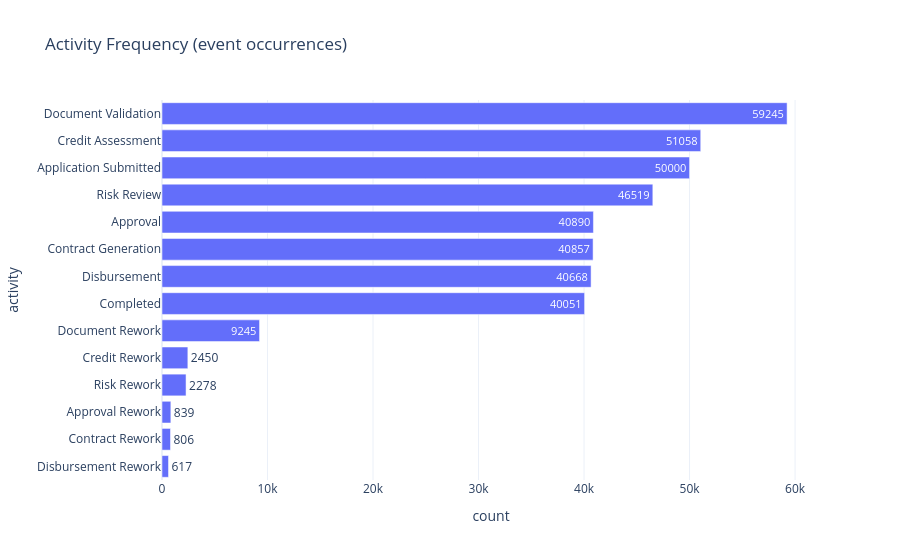

The cell this chart's notebook holds for it:
### Markdown cell above
## Activity Frequency

### Code cell
freq = compute_activity_frequency(el)
fig = px.bar(freq.sort_values("count"), x="count", y="activity", orientation="h",
             title="Activity Frequency (event occurrences)", text="count")
fig.show()
freq

### Figure 1 — Plotly figure (JSON) as saved in the notebook; plotly's stock layout.template omitted (floating-point values rounded to 4 significant figures)
{"data": [{"hovertemplate": "count=%{text}<br>activity=%{y}<extra></extra>", "legendgroup": "", "marker": {"color": "#636efa", "pattern": {"shape": ""}}, "name": "", "orientation": "h", "showlegend": false, "text": [617.0, 806.0, 839.0, 2278.0, 2450.0, 9245.0, 40050.0, 40670.0, 40860.0, 40890.0, 46520.0, 50000.0, 51060.0, 59240.0], "textposition": "auto", "type": "bar", "x": [617, 806, 839, 2278, 2450, 9245, 40051, 40668, 40857, 40890, 46519, 50000, 51058, 59245], "xaxis": "x", "y": ["Disbursement Rework", "Contract Rework", "Approval Rework", "Risk Rework", "Credit Rework", "Document Rework", "Completed", "Disbursement", "Contract Generation", "Approval", "Risk Review", "Application Submitted", "Credit Assessment", "Document Validation"], "yaxis": "y"}], "layout": {"barmode": "relative", "legend": {"tracegroupgap": 0}, "title": {"text": "Activity Frequency (event occurrences)"}, "xaxis": {"anchor": "y", "domain": [0.0, 1.0], "title": {"text": "count"}}, "yaxis": {"anchor": "x", "domain": [0.0, 1.0], "title": {"text": "activity"}}}}
